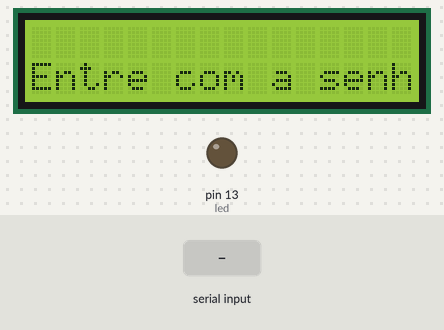
The sketch below on a simulated Arduino Uno, built with avr-gcc and run on an emulated ATmega328P. Parts: 16×2 character LCD, output pins drawn as LEDs (lit = HIGH). The test bench sets the inputs (shaded band). What the sketch prints to the serial monitor is not drawn.

Above: at 1.6 s.
1.7 s: "90,45\n" received over Serial
At 6.4 s:
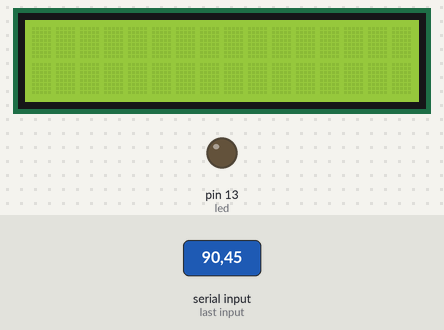
At 8.8 s:
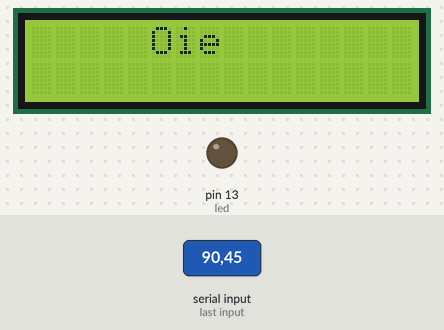
Timing chart, 0 to 10.3 s (numbered marks = the images above; inputs shaded):
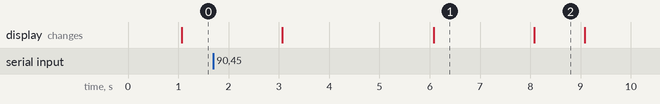

The sketch:

senha.ino
```cpp
#define led 13
#include <LiquidCrystal.h>

LiquidCrystal lcd(12, 11, 5, 4, 3, 2);
long int dado;
int controle = 0;

//-------------------------------------------
void setup() {
  Serial.begin (9600); //baud rate
  pinMode(led, OUTPUT);
  digitalWrite( led, LOW);

  lcd.begin(16, 2);
  lcd.setCursor(0, 0);


  //  delay(3000);
  //  lcd.clear();


  //Ligar e desligar display de acordo com os dados do sensor
  //  if (sensor == 'HIGH') {
  //    lcd.display();
  //  }else
  //  {
  //    lcd.noDisplay();
  //    delay(2000); //?
  //  }


}
//------------------------------------
void tela() {
  lcd.setCursor(5, 0);
  lcd.print("Oie");
  delay(1000);
  lcd.clear();
  lcd.setCursor(0, 1);
  lcd.print ("Entre com a senha: _ _ _ _");

}

//--------------------------------------
void loop() {

  if (controle == 0) {
    tela();
    controle = 1;
  }
  //  for (lcd.diplay()) {
  if (Serial.available() > 1) {
  Serial.println(dado);
    dado = Serial.parseInt();
    lcd.setCursor(8, 0);
    lcd.print(dado);
    delay(3000);
    lcd.clear();

  }

  if (dado == 1234) {
    lcd.clear();
    digitalWrite( led, HIGH);
    delay(3000);
    digitalWrite(led, LOW);
    lcd.print("Acesso autorizado");
    delay( 2000);
    Serial.flush();
  }


  if (dado != 0 && dado != 1234) {
    controle = 0 ;
    lcd.clear();
    lcd.setCursor(0, 0);
    lcd.print("Senha incorreta");
    lcd.clear();
    Serial.flush();
  }

  dado = 0;
  delay(2000);

}
```

Measured:
- after the input at 1.7 s, the display: first changes after 1.4 s (image 1 shows a later state)
- what the display in image 1 shows lasts 2.0 s, from 6.1 s to 8.1 s
- what the display in image 2 shows lasts 1.0 s, from 8.1 s to 9.1 s
